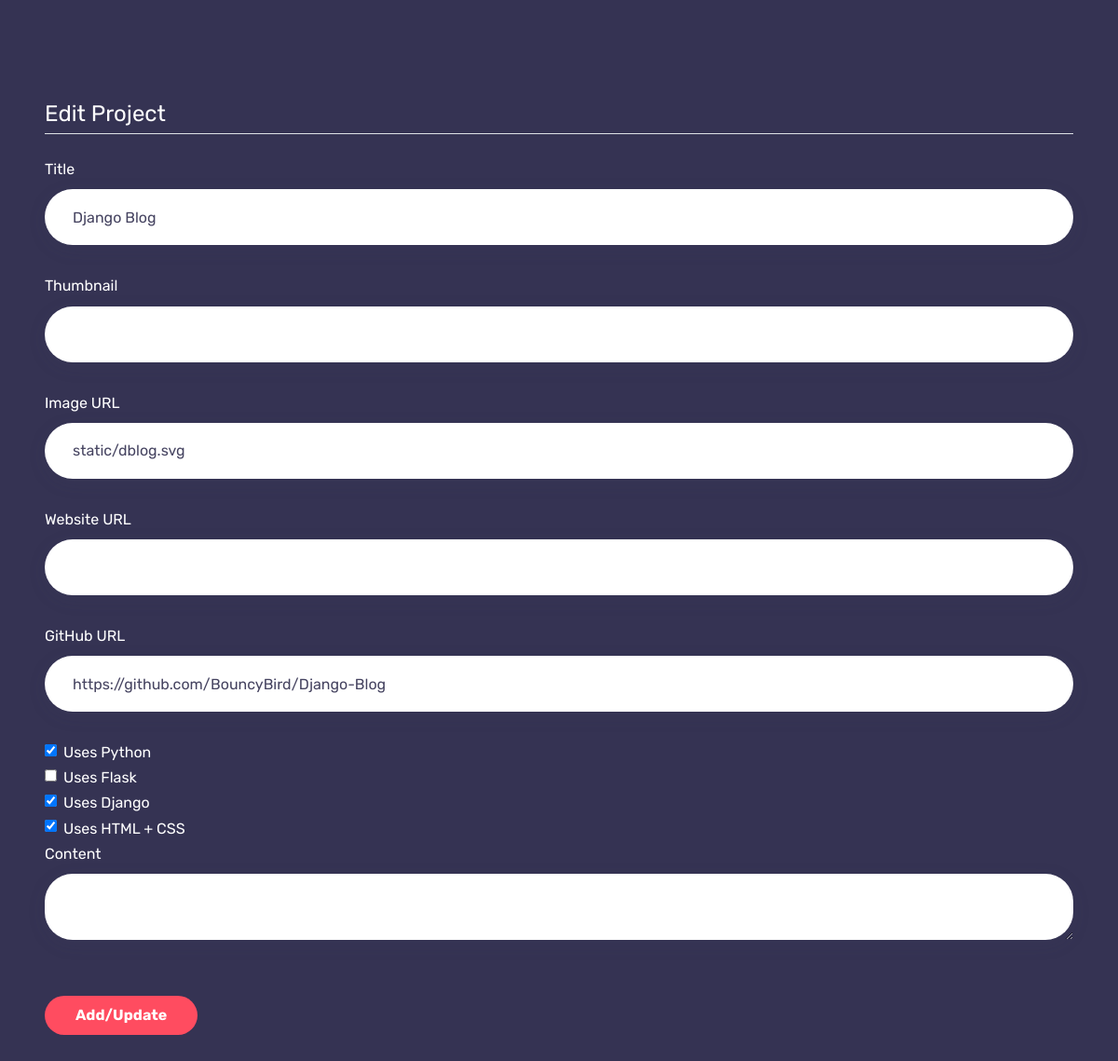
/project/7/update (signed in), run on the app's committed database.
### app.py (models this page shows, shortened)
class Project(db.Model):
    id = db.Column(db.Integer, primary_key=True)
    date = db.Column(db.DateTime, nullable=False,
                     default=datetime.utcnow)
    title = db.Column(db.String(100), nullable=False)
    thumbnail = db.Column(db.Text, nullable=True)
    image_url = db.Column(db.Text, nullable=False)
    website_url = db.Column(db.Text, nullable=True)
    github_url = db.Column(db.Text, nullable=True)
    content = db.Column(db.Text, nullable=True)
    python = db.Column(db.Boolean, nullable=False)
    flask = db.Column(db.Boolean, nullable=False)
    django = db.Column(db.Boolean, nullable=False)
    htmlcss = db.Column(db.Boolean, nullable=False)

### app.py (the view)
@app.route("/project/<project_id>/update", methods=['GET', 'POST'])
@login_required
def edit_project(project_id):
    project = Project.query.get_or_404(project_id)
    if current_user.username != 'Eshan':
        abort(403)
    form = ProjectForm()
    if form.validate_on_submit():
        project.title = form.title.data
        project.thumbnail = form.thumbnail.data
        project.image_url = form.image_url.data
        project.website_url = form.website_url.data
        project.github_url = form.github_url.data
        project.python = form.python.data
        project.flask = form.flask.data
        project.django = form.django.data
        project.htmlcss = form.htmlcss.data
        project.content = form.content.data
        db.session.commit()
        flash('Your project has been updated!', 'success')
        return redirect(url_for('home'))
    elif request.method == 'GET':
        form.title.data = project.title
        form.thumbnail.data = project.thumbnail
        form.image_url.data = project.image_url
        form.website_url.data = project.website_url
        form.github_url.data = project.github_url
        form.python.data = project.python
        form.flask.data = project.flask
        form.django.data = project.django
        form.htmlcss.data = project.htmlcss
        form.content.data = project.content
    return render_template('project.html', form=form, legend='Edit Project')

### app.py
class ProjectForm(FlaskForm):
    title = StringField('Title', validators=[DataRequired()])
    thumbnail = StringField('Thumbnail')
    image_url = StringField('Image URL')
    website_url = StringField('Website URL')
    github_url = StringField('GitHub URL')
    content = CKEditorField('Content')
    python = BooleanField('Uses Python')
    flask = BooleanField('Uses Flask')
    django = BooleanField('Uses Django')
    htmlcss = BooleanField('Uses HTML + CSS')
    submit = SubmitField('Add/Update')

### app.py (called while the page is built)
@login_manager.user_loader
def load_user(user_id):
    return User.query.get(int(user_id))

### templates/project.html (shortened to what this page needs)
{% extends "main.html" %}
{% block content %}
<main role="main" class="container">
    <div class="row">
        <div class="col-md-8">
            <br>
            <br>
        </div>
    </div>
</main>
<form class="contact-form m-5" method="POST" action="">
    <fieldset class="form-group">
        <legend class="border-bottom mb-4">{{ legend }}</legend>
        <div class="form-group">
            {{ form.title.label(class="form-control-label") }}
            {% if form.title.errors %}
            {{ form.title(class="form-control form-control-lg is-invalid") }}
            <div class="invalid-feedback">
                {% for error in form.title.errors %}
                <span>{{ error }}</span>
                {% endfor %}
            </div>
            {% else %}
            {{ form.title(class="form-control form-control-lg") }}
            {% endif %}
        </div>
        <div class="form-group">
            {{ form.thumbnail.label(class="form-control-label") }}
            {% if form.thumbnail.errors %}
            {{ form.thumbnail(class="form-control form-control-lg is-invalid") }}
            <div class="invalid-feedback">
                {% for error in form.thumbnail.errors %}
                <span>{{ error }}</span>
                {% endfor %}
            </div>
            {% else %}
            {{ form.thumbnail(class="form-control form-control-lg") }}
            {% endif %}
        </div>
        <div class="form-group">
            {{ form.image_url.label(class="form-control-label") }}
            {% if form.image_url.errors %}
            {{ form.image_url(class="form-control form-control-lg is-invalid") }}
            <div class="invalid-feedback">
                {% for error in form.image_url.errors %}
                <span>{{ error }}</span>
                {% endfor %}
            </div>
            {% else %}
            {{ form.image_url(class="form-control form-control-lg") }}
            {% endif %}
        </div>
        <div class="form-group">
            {{ form.website_url.label(class="form-control-label") }}
            {% if form.website_url.errors %}
            {{ form.website_url(class="form-control form-control-lg is-invalid") }}
            <div class="invalid-feedback">
                {% for error in form.website_url.errors %}
                <span>{{ error }}</span>
                {% endfor %}
            </div>
            {% else %}
            {{ form.website_url(class="form-control form-control-lg") }}
            {% endif %}
        </div>
        <div class="form-group">
            {{ form.github_url.label(class="form-control-label") }}
            {% if form.github_url.errors %}
            {{ form.github_url(class="form-control form-control-lg is-invalid") }}
            <div class="invalid-feedback">
                {% for error in form.github_url.errors %}
                <span>{{ error }}</span>
                {% endfor %}
            </div>
            {% else %}
            {{ form.github_url(class="form-control form-control-lg") }}
            {% endif %}
        </div>
        <div class="form-check">
            {{ form.python(class="form-check-input") }}
            {{ form.python.label(class="form-check-label") }}
        </div>
        <div class="form-check">
            {{ form.flask(class="form-check-input") }}
            {{ form.flask.label(class="form-check-label") }}
        </div>
        <div class="form-check">
            {{ form.django(class="form-check-input") }}
            {{ form.django.label(class="form-check-label") }}
        </div>
        <div class="form-check">
            {{ form.htmlcss(class="form-check-input") }}
            {{ form.htmlcss.label(class="form-check-label") }}
        </div>
        <div class="form-group">
            {{ form.content.label(class="form-control-label") }}
            {% if form.content.errors %}
            {{ form.content(class="form-control form-control-lg is-invalid") }}
            <div class="invalid-feedback">
                {% for error in form.content.errors %}
                <span>{{ error }}</span>
                {% endfor %}
            </div>
            {% else %}
            {{ form.content(class="form-control form-control-lg") }}
            {% endif %}
        </div>
    </fieldset>
    <div class="form-group">
        {{ form.submit(class="btn btn-default") }}
    </div>
</form>
{% endblock %}

### static/files/style.css (style rules this page uses)
* { margin: 0; padding: 0; }
html { margin: 0 !important; overflow: auto !important; }
body { color: #5E5C7F; background-color: #F9F9FF; font-family: "Rubik", sans-serif; font-size: 16px; line-height: 1.7; overflow-x: hidden; -webkit-font-smoothing: antialiased; -moz-osx-font-smoothing: grayscale; }
body.dark { color: #FFF; background-color: #353353; }
.btn { border-radius: 30px; font-family: "Rubik", sans-serif; font-size: 16px; font-weight: 700; overflow: hidden; line-height: 1; padding: 12px 32px; position: relative; }
.btn-default { color: #FFF; background: #FF4C60; display: inline-block; vertical-align: middle; position: relative; -webkit-transform: perspective(1px) translateZ(0); transform: perspective(1px) translateZ(0); -webkit-box-shadow: 0 0 1px rgba(0, 0, 0, 0); box-shadow: 0 0 1px rgba(0, 0, 0, 0); }
.form-control { display: block; border-radius: 30px; width: 100%; height: 60px; padding: 10px 30px; font-size: 16px; font-weight: 400; line-height: 1.6; color: #454360; background-color: #FFF; background-image: none; border: 0; -webkit-box-shadow: none; box-shadow: none; }
.form-control::placeholder { color: #AEACCA; }
.form-group { margin-bottom: 30px; }
.shadow-dark, .desktop-header-3 .dropdown-menu, .form-control, .form-control:focus { -webkit-box-shadow: 0px 5px 20px 0px rgba(69, 67, 96, 0.1); box-shadow: 0px 5px 20px 0px rgba(69, 67, 96, 0.1); }
@media only screen and (min-width: 768px) { .container { max-width: 920px; } }
@media (min-width: 1200px) { .container { max-width: 920px; } }

### data on the page
Project: title "Django Blog", image_url "static/dblog.svg", github_url "https://github.com/BouncyBird/Django-Blog", python "☑", django "☑", htmlcss "☑"

### other printed values
{{ legend }} "Edit Project"
